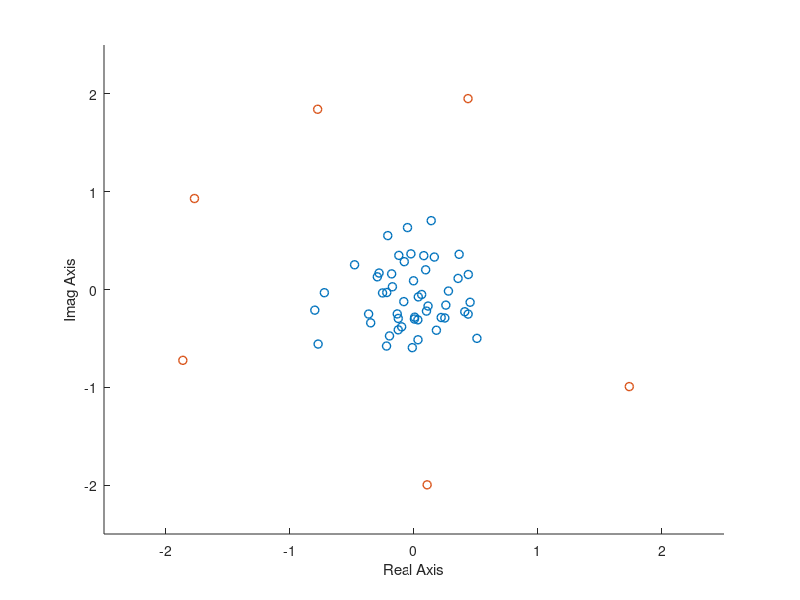

Reproduce this figure in MATLAB. (Note: this script raises an error after producing the figure.)
close all, clear all
rng(1);

n1 = 50;
eigs1 = 0.3*randn(n1,1) + 0.3*1i*randn(n1,1);

% n2 = 5;
% eigs2 = 0.3*randn(n2,1) + 0.3*1i*randn(n2,1) + 2 + 2*1i;

n2 = 6;
eigs2 = randn(n2,1) + 1i*randn(n2,1);
r = 2;
for i = 1:n2
    eigs2(i) = r*(eigs2(i) / norm(eigs2(i)));
end


n = n1+n2;
A = blkdiag(diag(eigs1),diag(eigs2));
[Q,~] = qr(rand(n));
A = Q'*A*Q;

b = rand(n,1);
b = b / norm(b);
Op = @(v) A*v;

f0=figure;
scatter(real(eigs1),imag(eigs1),'LineWidth',1);
    hold on;
    scatter(real(eigs2),imag(eigs2),'LineWidth',1);
    xlim([-2.5 2.5]);ylim([-2.5 2.5]);
    xlabel("Real Axis");ylabel("Imag Axis");
    legend("Group 1","Group 2",'Location','nw');
    title("True Eigenvalues")
    axis on; grid on; axis square;

    exportgraphics(f0,"arnoldi_ex_0.pdf");
   

for k = 4:4:16
    [~,H] = arnoldi(Op,b,k);
    
    ritz = eig(H(1:k,1:k));
    
    f1 = figure;
    scatter(real(eigs1),imag(eigs1),'LineWidth',1);
    hold on;
    scatter(real(eigs2),imag(eigs2),'LineWidth',1);
    hold on;
    scatter(real(ritz),imag(ritz),'kx','linewidth',1.5);
    xlim([-2.5 2.5]);ylim([-2.5 2.5]);
    xlabel("Real Axis");ylabel("Imag Axis");
    legend("Group 1","Group 2","Approximations",'Location','nw');
    title(['Eigenvalue Approximations at Iteration k = ', num2str(k)]);
    axis on; grid on; axis square;

    str = sprintf("arnoldi_ex_%d.pdf",k/4);
    exportgraphics(f1,str);
end
